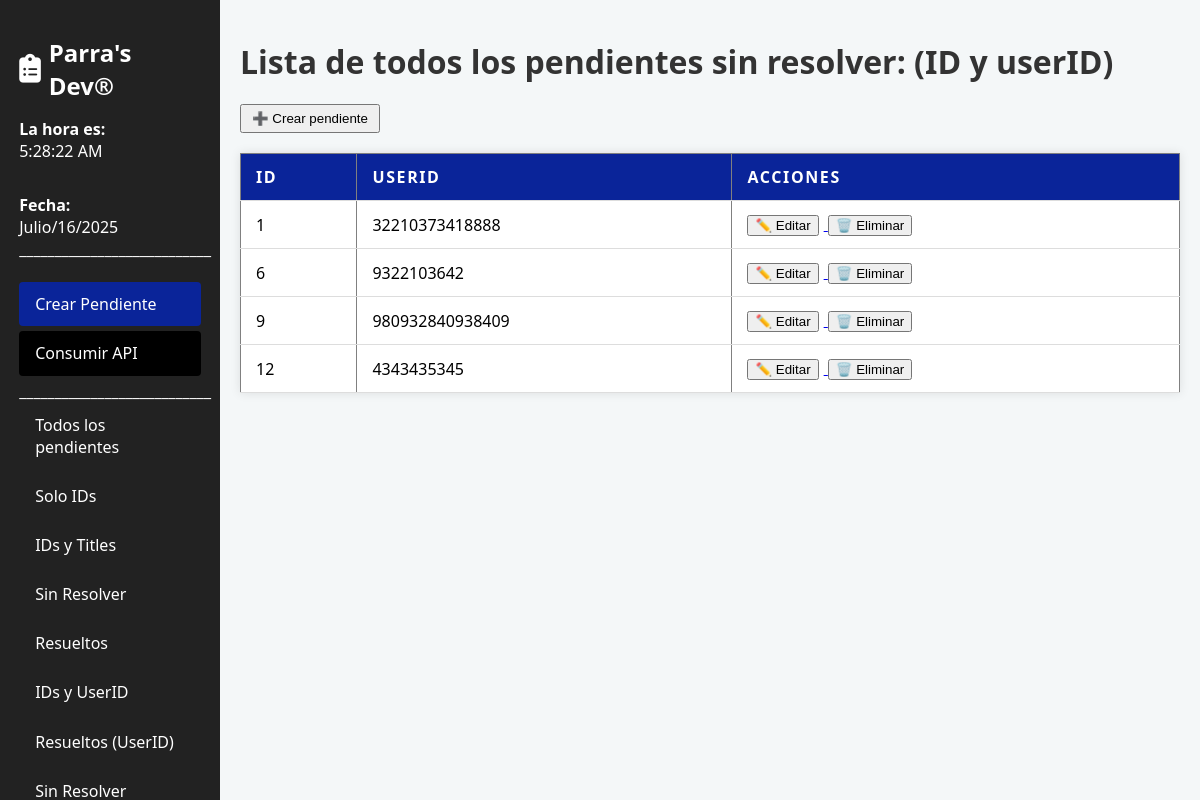
Page /sin_resolver_userid/ on the committed database.
### pendientes/models.py (models this page shows, shortened)
class Pendiente(models.Model):
    userId = models.IntegerField()
    title = models.CharField(max_length=200)
    completed = models.BooleanField(default=False)

### pendientes/views.py (the view)
# urls.py: path('sin_resolver_userid/', views.lista_sin_resolver_user, name='sin_resolver_userid'),
def lista_sin_resolver_user(request):
    pendientes = Pendiente.objects.filter(completed=False).values('id', 'userId')
    return render(request, 'pendientes/sin_resolver_user.html', {'pendientes': pendientes})

### pendientes/templates/pendientes/sin_resolver_user.html
{% extends 'pendientes/base.html' %}
{% block content %}
<h1>Lista de todos los pendientes sin resolver: (ID y userID)</h1>
<div style="margin-bottom: 15px;">
    <a href="{% url 'crear_pendiente' %}">
        <button style="padding: 5px 10px;">➕ Crear pendiente</button>
    </a>
</div>
<table border="1" cellspacing="0" cellpadding="5">
    <thead>
        <tr>
            <th>ID</th>
            <th>UserID</th>
            <th>Acciones</th>
        </tr>
    </thead>
    <tbody>
        {% for pendiente in pendientes %}
            <tr>
                <td>{{ pendiente.id }}</td>
                <td>{{ pendiente.userId }}</td>
                <td>
                    <a href="{% url 'editar_pendiente' pendiente.id %}">
                        <button style="margin-right: 5px;">✏️ Editar</button>
                    </a>
                    <a href="{% url 'eliminar_pendiente' pendiente.id %}">
                        <button style="margin-right: 5px;">🗑️ Eliminar</button>
                    </a>
                </td>
            </tr>
        {% empty %}
            <tr>
                <td colspan="3">No hay pendientes sin resolver.</td>
            </tr>
        {% endfor %}
    </tbody>
</table>
{% endblock %}

### pendientes/static/pendientes/css/sidebar.css (style rules this page uses)
body { margin: 0; font-family: Arial, sans-serif; display: flex; }

### pendientes/static/pendientes/css/styles.css (style rules this page uses)
body { font-family: 'Segoe UI', Tahoma, Geneva, Verdana, sans-serif; background-color: #f4f7f8; margin: 0; padding: 0; }
table { width: 100%; border-collapse: collapse; margin-top: 20px; background-color: white; box-shadow: 0 0 10px rgba(0,0,0,0.1); }
th, td { padding: 12px 15px; text-align: left; border-bottom: 1px solid #ddd; }
th { background-color: #0a2499; color: white; text-transform: uppercase; letter-spacing: 0.1em; }
h1 { color: #333; margin-top: 20px; }

### rows in the picture
Pendiente: id "1", userId "32210373418888"
Pendiente: id "6", userId "9322103642"
Pendiente: id "9", userId "980932840938409"
Pendiente: id "12", userId "4343435345"
